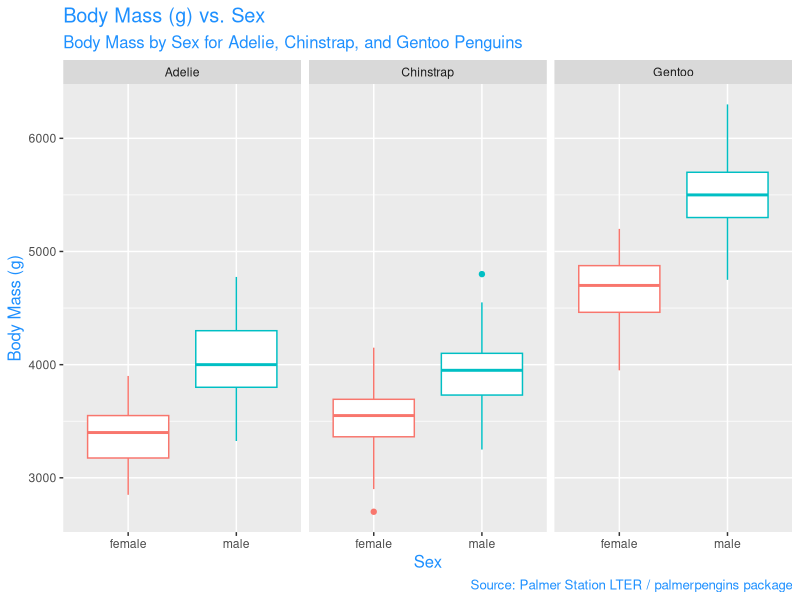
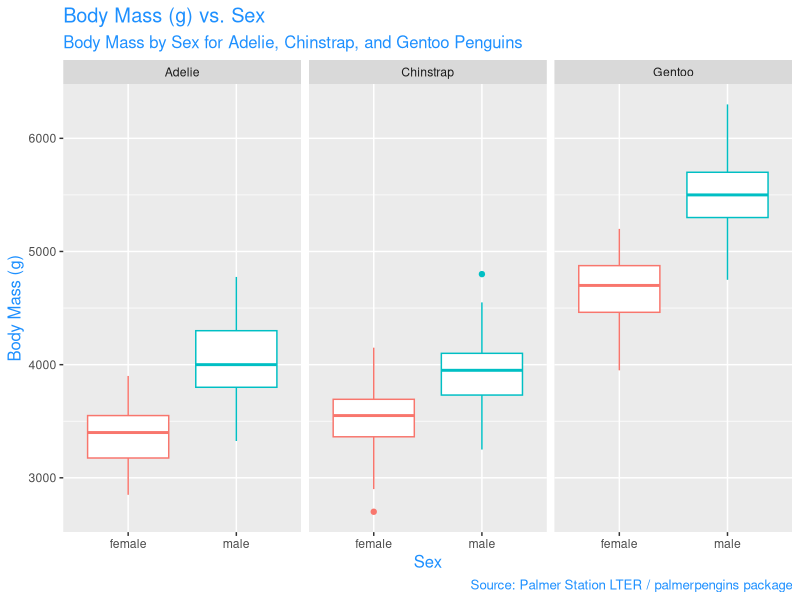

R code for these plots, in order:
############################################
#### Week 3 Lab - working with the Palmer Penguins data set for data visualization practice
#### Created by: Cynthia Petrossian
#### Created on: 2022-02-10
############################################


#### load libraries ####
library(tidyverse) # Loading tidyverse
library(palmerpenguins) # Loading the Palmer Penguins data set
library(here) # Loading here


#### Load data ####
# The data is part of the package called penguins


#### data analysis ####
penguins %>%
  drop_na(sex, body_mass_g) %>% #dropping NA values from sex and body mass columns
  ggplot(mapping = aes(x = sex, #adding sex as x axis
                       y = body_mass_g, #adding body mass as y axis
                       color = sex)) + #giving color to boxplots based on sex
  geom_boxplot() + #makes geometry boxplot
  facet_wrap(~species)+ #sectioning for species
  labs(title = "Body Mass (g) vs. Sex", #adding title
       subtitle = "Body Mass by Sex for Adelie, Chinstrap, and Gentoo Penguins", #adding subtitle
       y = "Body Mass (g)", #changing axes titles
       x = "Sex",
       caption = "Source: Palmer Station LTER / palmerpengins package")+
  guides(color=FALSE)+ #removing color legend
  theme(title = element_text(size=12, color="dodgerblue1")) #changing title colors
ggsave(here("Week_3", "Outputs", "penguinlab.png"),
       width = 7, height = 5)
